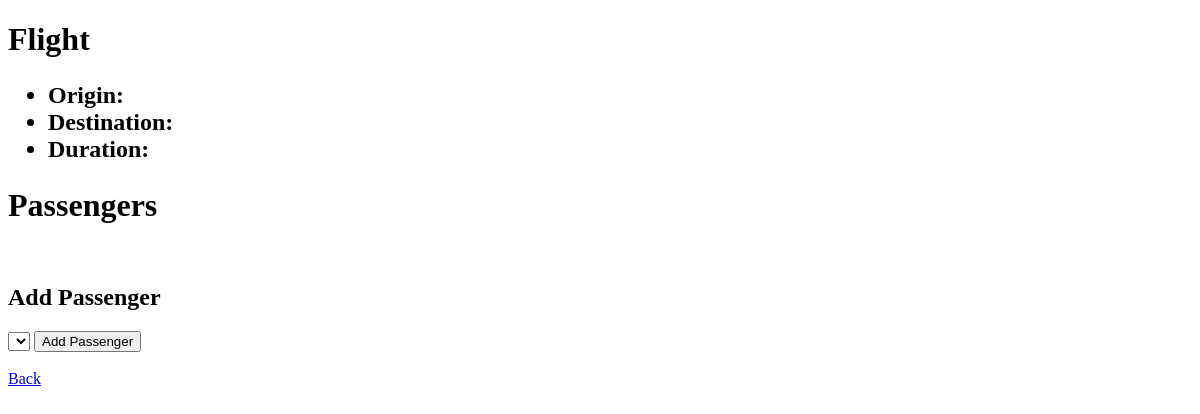
Page /flights/2 on the earlier database version.
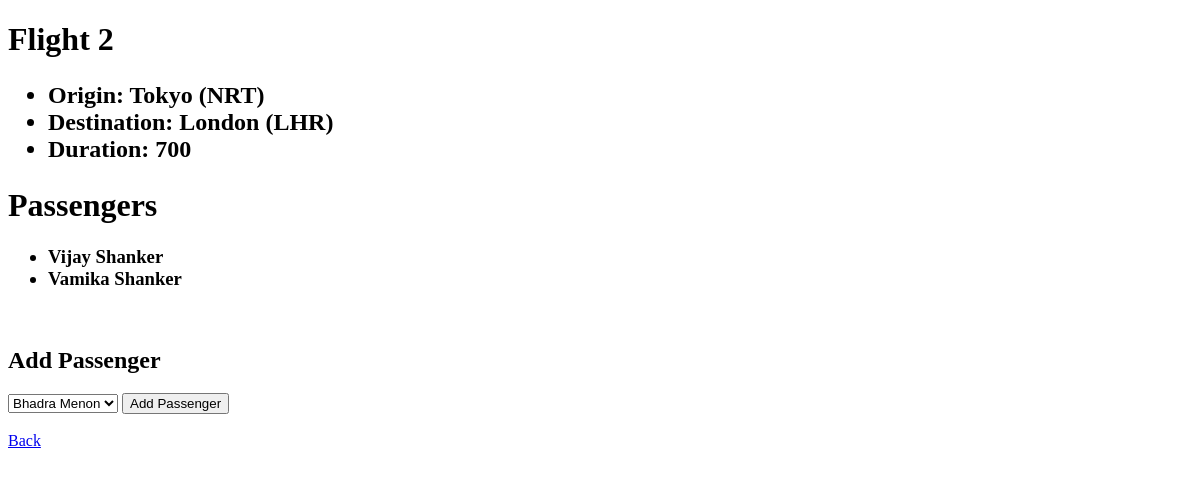
Same page on the later database version.
### flights/models.py (models this page shows, shortened)
class Flight(models.Model):
    origin = models.ForeignKey(Airport, on_delete=models.CASCADE, related_name="departures")
    destination = models.ForeignKey(Airport, on_delete=models.CASCADE, related_name="arrivals")
    duration = models.IntegerField()

class Airport(models.Model):
    code = models.CharField(max_length=3)
    city = models.CharField(max_length=64)
    def __str__(self):
        return f" {self.city} ({self.code})"

class Passenger(models.Model):
    first = models.CharField(max_length=64)
    last = models.CharField(max_length=64)
    flight = models.ManyToManyField(Flight, related_name="passengers",blank=True)
    def __str__(self):
        return f"{self.first} {self.last}"

### flights/views.py (the view)
# urls.py: path("<int:flight_id>", views.flight, name="flight"),
def flight(request,flight_id):
    try:
        flight = Flight.objects.get(pk=flight_id)
    except Flight.DoesNotExist:
        return render(request,"flights/flight.html")
    return render(request,"flights/flight.html",{
    "flight":flight,
    "passengers":flight.passengers.all(),
    "non_passengers":Passenger.objects.exclude(flight=flight).all()
    })

### flights/templates/flights/flight.html (shortened to what this page needs)
{% extends "flights/layout.html" %}
{% block body%}
<h1>
  Flight {{flight.id}}
</h1>
<h2>
  <ul>
    <li>Origin: {{flight.origin}}</li>
    <li>Destination: {{flight.destination}}</li>
    <li>Duration: {{flight.duration}}</li>
  </ul>
</h2>
<h1>Passengers</h1>
<h3>
  <ul>
    {% for passenger in passengers%}
    <li>{{passenger}}</li>
    {% endfor %}
  </ul>
</h3>
<br>
<h2>Add Passenger</h2>
<form class="" action="{% url 'book' flight.id %}" method="post">
  <select name="passenger">
    {% for passenger in non_passengers %}
    <option value="{{ passenger.id }}">{{passenger}}</option>
    {% endfor %}
  </select>
  <input type="submit" name="" value="Add Passenger">
</form>
<br>
<a href="{% url 'index' %}">Back</a>
{% endblock%}

Differences in the rows shown:
added Flight: id "2", origin "Tokyo (NRT)", destination "London (LHR)", duration "700"
added Passenger: first+last "Vijay Shanker"
added Passenger: first+last "Vamika Shanker"
Other differences:
form field passenger: (not shown) → "Bhadra Menon"
